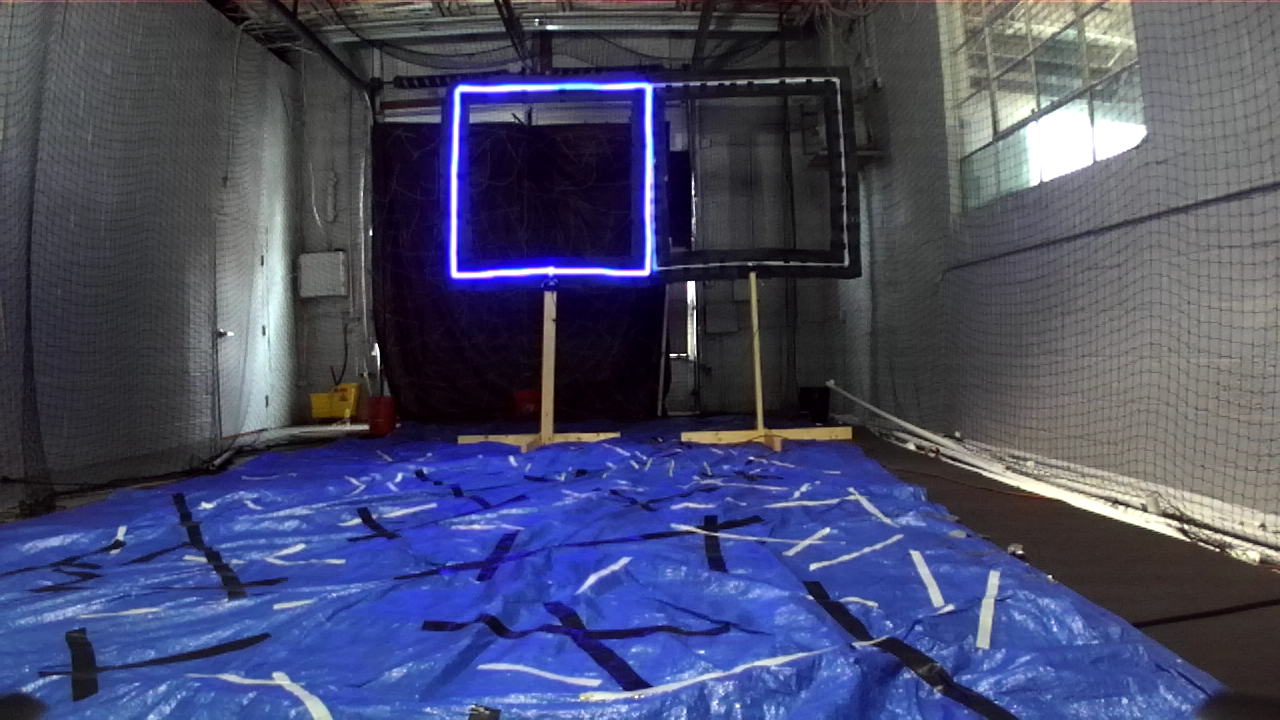
#> input picture vision_scripts/test_image.png, 1280 x 720 px, given in place of the camera
$ python threshold_gui.py   (Python 2 division)
#> lines starting #> are read from the running program, lines starting #| are printed output that depends on the picture; after the words box and inside, x2 and y2 are one past the last pixel; in counts of white or black regions, pixels touching at a corner belong together
from __future__ import print_function
import cv2
import numpy as np

folder_name = "videos/"
filename = "threshold.txt"
LIVE = True

max_value = 255
max_value_H = 180
low_H = 0
low_S = 0
low_V = 0
high_H = max_value_H
high_S = max_value
high_V = max_value


######################  Detection Parameters  ##########################

# Gate size in meters
GATE_SIZE = 1.20
NOT_GATE_SIZE = 0.8


# HSV thresholds for LED gate
#hsv_thresh_low = (0, 0, 250)
#hsv_thresh_high = (180, 20, 255)

# Gate thresholds
AREA_THRESH = 1000
ASPECT_RATIO_THRESH_LOW = 0.7 # Should be between 0.0 and 1.0
ASPECT_RATIO_THRESH_HIGH = 1/ASPECT_RATIO_THRESH_LOW
SOLIDITY_THRESH = 0.90
ROI_MEAN_THRESH = 100

DETECTION_ACTIVE = True
GATE_TYPE_VERTICAL = None

########################################################################

def aspectRatio(contour):
    x,y,w,h = cv2.boundingRect(contour)
    return float(w)/h

# [14 lines left out: functions solidity, annotateCorners, not called in this run]

def contourROIMean(contour, img):
    x,y,w,h = cv2.boundingRect(contour)
    return img[y:y+h, x:x+w].mean()


def detect_gate(img, hsv_thresh_low, hsv_thresh_high):
    '''
    Description: The function takes in an image and hsv threshold values, detects
                the largest 4-sided polygon and returns its corner coordinates.
    @params:
    img: CV2 RGB Image
    hsv_threshold_low: Low threshold for color detection in HSV format, numpy array of length 3
    hsv_threshold_high: High threshold for color detection in HSV format, numpy array of length 3

    @return:
    contour: Numpy array of 4 coordinates of contour corners or None if no gate detected
    '''
    # Convert to HSV
    hsv = cv2.cvtColor(img, cv2.COLOR_BGR2HSV)
    #cv2.imshow('hsv', hsv)

    # Mask
    mask = cv2.inRange(hsv, hsv_thresh_low, hsv_thresh_high)
    #print(mask)
    #cv2.imshow('mask', mask)

    # Blur
    blur = cv2.GaussianBlur(mask,(7,7), 5)
    #cv2.imshow('Blur', blur)

    # Find contours
    contours, hierarchy = cv2.findContours(blur, cv2.RETR_TREE, cv2.CHAIN_APPROX_SIMPLE)
    # [8 lines of commented-out code are left out]
    contours = list(filter(lambda x: (cv2.contourArea(x) > AREA_THRESH) , contours))
    #print("Contours after area filter: %d" % len(quadrlFiltered))

    # Approximate quadrilaterals
    quadrlFiltered=[]
    for cnt in contours:
        approx = cv2.approxPolyDP(cnt,0.05*cv2.arcLength(cnt,True),True)
        if len(approx) == 4:
            quadrlFiltered.append(approx)

    #print("Contours before all filters: %d" % len(quadrl))

    # Filter contour by area: area > 5 % of image area
    #quadrlFiltered = list(filter(lambda x: (cv2.contourArea(x) > AREA_THRESH) , quadrlFiltered))
    #print("Contours after area filter: %d" % len(quadrlFiltered))

    # Filter contour by solidity > 0.9
    quadrlFiltered = list(filter(lambda x: (solidity(x) > SOLIDITY_THRESH) , quadrlFiltered))
    #print("Contours after solidity filter: %d" % len(quadrlFiltered))

    # Filter contour by aspect ratio: 1.20 > AR > 0.8
    quadrlFiltered = list(filter(lambda x: (aspectRatio(x) > ASPECT_RATIO_THRESH_LOW) & (aspectRatio(x) < ASPECT_RATIO_THRESH_HIGH) , quadrlFiltered))
    #print("Contours after aspect ratio filter: %d" % len(quadrlFiltered))

    # Filter contour by ROI mean
    quadrlFiltered = list(filter(lambda x: contourROIMean(x, blur) < ROI_MEAN_THRESH , quadrlFiltered))
    # [7 lines of commented-out code are left out]
    quadrlFiltered = sorted(quadrlFiltered, key=lambda x: cv2.contourArea(x))


    if len(quadrlFiltered) > 0:
        # Get the largest contour
        gate_contour = quadrlFiltered[-1].reshape(4,2)

        # Sort the points starting with top left and going counter-clockwise
        center = gate_contour.mean(axis=0)
        gate_cnt_sorted = [None]*4
        for point in gate_contour:
            if point[0] < center[0] and point[1] < center[1]:
                    gate_cnt_sorted[0] = point
            elif point[0] < center[0] and point[1] >= center[1]:
                    gate_cnt_sorted[1] = point
            elif point[0] >= center[0] and point[1] < center[1]:
                gate_cnt_sorted[3] = point
            else:
                gate_cnt_sorted[2] = point

        gate_cnt_sorted_np = np.array(gate_cnt_sorted)

	'''
	x,y,w,h = cv2.boundingRect(gate_cnt_sorted_np)

	right_x = x + w
	left_x = x - w
	print

	if y-40 > 0 and y+h+40 < img.shape[0] and x-40 > 0 and x+h+40 < img.shape[1]:
	    left_img = mask[y-30:y+h+30, left_x-30:left_x+w+30]
	    right_img = mask[y-30:y+h+30, right_x-30:right_x+w+30]


	else:
	    left_img = None
	    right_img = None
	'''
        return gate_cnt_sorted_np, None, None
    else:
        #print("No gate detected!")
        return None, None, None

with open(filename, 'r') as th_file:
#> (reads vision_scripts/threshold.txt from the repository)
    vals = th_file.readlines()[0].split(" ")
    low_H = int(vals[0])
    low_S = int(vals[1])
    low_V = int(vals[2])
    high_H = int(vals[3])
    high_S = int(vals[4])
    high_V = int(vals[5])
    print("HSV Values loaded from %s : %d %d %d %d %d %d" % (filename, low_H, low_S, low_V, high_H, high_S, high_V))

window_capture_name = 'Video Capture'
window_detection_name = 'Object Detection'
low_H_name = 'Low H'
low_S_name = 'Low S'
low_V_name = 'Low V'
high_H_name = 'High H'
high_S_name = 'High S'
high_V_name = 'High V'
save_bar = "Save OFF : 0 /n Save OFF : 1"


# [53 lines left out: functions on_low_H_thresh_trackbar, on_high_H_thresh_trackbar, on_low_S_thresh_trackbar, on_high_S_thresh_trackbar, on_low_V_thresh_trackbar, on_high_V_thresh_trackbar and 1 more, not called in this run]


video_file = "avi_staying/blue_5m.avi"
image_file = "vlcsnap-2019-09-12-17h25m19s944.png"

if LIVE:
	#cap = cv2.VideoCapture(folder_name + video_file)
	cap = cv2.VideoCapture(0)
else:
	frame = cv2.imread("vlcsnap-2019-09-12-17h25m19s944.png")

cv2.namedWindow(window_capture_name)
cv2.namedWindow(window_detection_name)
cv2.createTrackbar(low_H_name, window_detection_name, low_H, max_value_H, on_low_H_thresh_trackbar)
cv2.createTrackbar(high_H_name, window_detection_name, high_H, max_value_H, on_high_H_thresh_trackbar)
cv2.createTrackbar(low_S_name, window_detection_name, low_S, max_value, on_low_S_thresh_trackbar)
cv2.createTrackbar(high_S_name, window_detection_name, high_S, max_value, on_high_S_thresh_trackbar)
cv2.createTrackbar(low_V_name, window_detection_name, low_V, max_value, on_low_V_thresh_trackbar)
cv2.createTrackbar(high_V_name, window_detection_name, high_V, max_value, on_high_V_thresh_trackbar)
cv2.createTrackbar(save_bar, window_detection_name, 0, 1, on_save)

frame_count = 0
while True:
    if LIVE:
	ret, frame = cap.read()
#> frame is the input picture: shape (720, 1280, 3); mean B, G, R 105.1, 74.8, 71.3
	frame_count = frame_count + 1
	if frame is None:
	    break

    frame = frame[:,:int(cap.get(3)/2)]
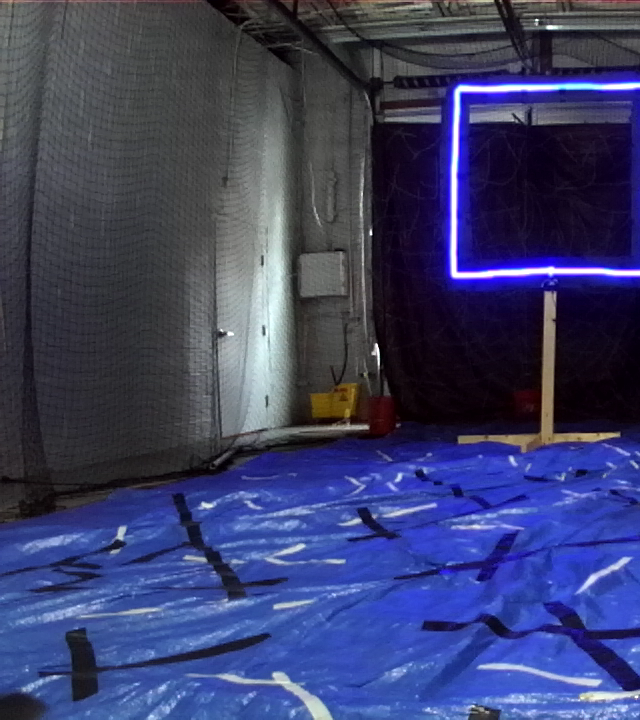
#> frame: shape (720, 640, 3); mean B, G, R 104.7, 64, 59.6
    frame = cv2.resize(frame, None, fx=0.5, fy=0.5)
#> frame: shape (360, 320, 3)

    frame_HSV = cv2.cvtColor(frame, cv2.COLOR_BGR2HSV)
#> frame_HSV: shape (360, 320, 3); mean H, S, V 105.4, 109.9, 106.1
    frame_threshold = cv2.inRange(frame_HSV, (low_H, low_S, low_V), (high_H, high_S, high_V))
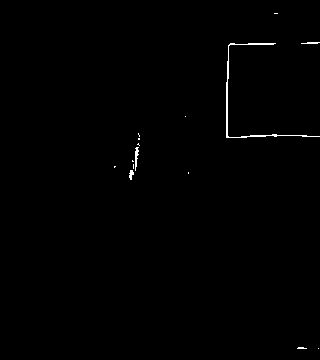
#> frame_threshold: shape (360, 320); 0.47% white in thin lines or dots, all inside (x1, y1, x2, y2) = (114, 13, 320, 349)
    # Blur
    blur = cv2.GaussianBlur(frame_threshold,(7,7), 5)

    gate, left_img, right_img = detect_gate(frame, (low_H, low_S, low_V), (high_H, high_S, high_V))
#> in detect_gate, `contours, hierarchy = cv2.findContours(blur, cv2.RETR_TREE, cv2.CHAIN_..`: contours = 9 contours; largest, box (x1, y1, x2, y2) and area: (223, 40, 320, 141) 1607, (126, 130, 143, 183) 476, (298, 39, 320, 47) 142, (294, 344, 310, 352) 102, (271, 10, 281, 17) 54
#> in detect_gate, `contours = list(filter(lambda x: (cv2.contourArea(x) > AREA_THRESH) , ..`: contours = 1 contour; box (x1, y1, x2, y2) and area: (223, 40, 320, 141) 1607
#> the loop in detect_gate, `for cnt in contours:` made 1 pass
#> after the loop in detect_gate, `for cnt in contours:`: quadrlFiltered = []

    # If gate detected succesfully
    if gate is not None and np.array_equal(gate.shape, [4,2]):
        cv2.drawContours(frame, [gate.reshape(4,2)], 0, (255, 0, 0), 2)
        annotateCorners(gate, frame)

    cv2.imshow(window_capture_name, frame)
    if left_img is not None:
	cv2.imshow("left_window", left_img)
	cv2.imshow("right window", right_img)
    cv2.imshow(window_detection_name, blur)

    key = cv2.waitKey(100)
#> (key q is pressed here)
    if key == ord('q') or key == 27:
        break
